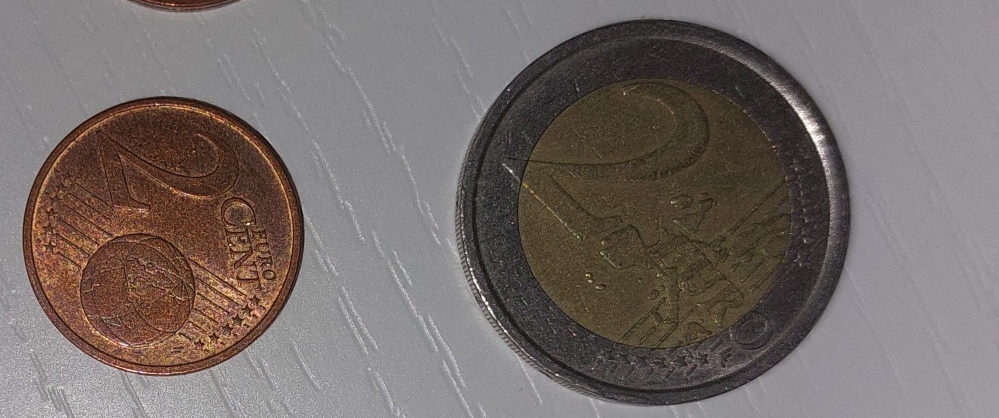
#> input picture content/monedas_5.jpg, 1998 x 835 px (shown at 1/2 size); the run also reads 1 picture not shown here
$ jupyter execute --allow-errors Tareas.ipynb
#> lines starting #> are read from the running program, lines starting #| are printed output that depends on the picture; after the words box and inside, x2 and y2 are one past the last pixel; in counts of white or black regions, pixels touching at a corner belong together
[cell 1]
import cv2
import numpy as np
import matplotlib.pyplot as plt
import csv
import pandas as pd
import seaborn as sns
from sklearn.metrics import (
    confusion_matrix,
    accuracy_score,
    precision_score,
    recall_score,
    f1_score
)

### Tarea 1
Los ejemplos ilustrativos anteriores permiten saber el número de monedas presentes en la imagen. ¿Cómo saber la cantidad de dinero presente en ella? Sugerimos identificar de forma interactiva (por ejemplo haciendo clic en la imagen) una moneda de un valor determinado en la imagen (por ejemplo de 1€). Tras obtener esa información y las dimensiones en milímetros de las distintas monedas, realiza una propuesta para estimar la cantidad de dinero en la imagen. Muestra la cuenta de monedas y dinero sobre la imagen. No hay restricciones sobre utilizar medidas geométricas o de color.

[cell 2]
# Leer la imagen de las monedas
img = cv2.imread('./content/monedas_5.jpg')
#> img is the input picture: shape (835, 1998, 3); mean B, G, R 105, 108.4, 117.7

# Convierte la imagen a todos de gris, mostrando el resultado
img_gris = cv2.cvtColor(img, cv2.COLOR_BGR2GRAY)

# Umbralizado binario invertido
blur = cv2.GaussianBlur(img_gris,(5,5),0)
ret, img_th1 = cv2.threshold(blur, 0, 255, cv2.THRESH_BINARY_INV + cv2.THRESH_OTSU)
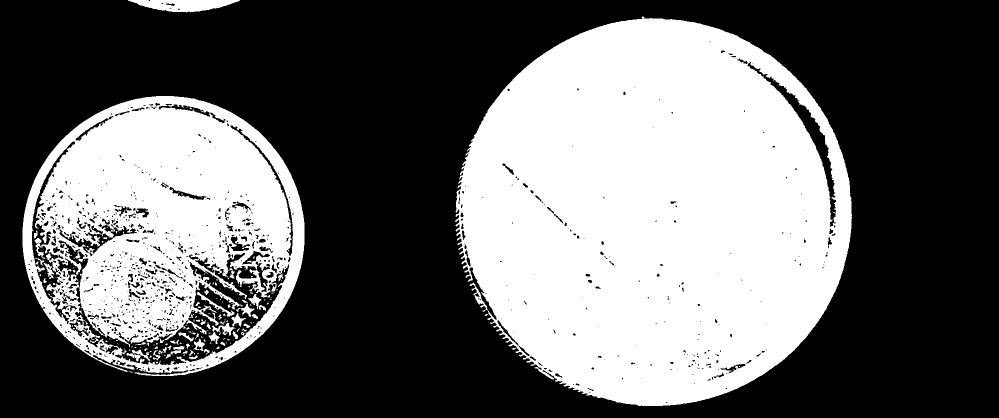
#> img_th1: shape (835, 1998) (shown at 1/2 size); 40.3% white; 181 white regions (127 under 20 px)
#> ret = 102

# Buscamos los contornos
contours, hierarchy = cv2.findContours(img_th1,
    cv2.RETR_EXTERNAL ,
    cv2.CHAIN_APPROX_SIMPLE)
#> contours = 7 contours, 4 with area under 20; largest, box (x1, y1, x2, y2) and area: (910, 33, 1704, 812) 476616, (45, 192, 609, 752) 246090, (256, 0, 480, 25) 3458

# Guardamos las coordenadas del centro y el radio de cada círculo
circles = []

for cnt in contours:
    epsilon = 0.1 * cv2.arcLength(cnt, True)
    approx = cv2.approxPolyDP(cnt, epsilon, True)
    (x,y), radius = cv2.minEnclosingCircle(approx)
    center = (int(x),int(y))
    radius = int(radius)
    if radius*2 < img.shape[0] and radius*2 < img.shape[1]:
        circles.append([center, radius])
#> this loop made 7 passes
#> (epsilon, approx, x, y, radius, center) on passes 1, 3, 5, 6, 7: (1.68, [[257, 743], [265, 744]], 261, 743.5, 4, (261, 743)), (1.77, [[1023, 697], [1031, 696]], 1027, 696.5, 4, (1027, 696)), (236.8, [[312, 192], [45, 494], [346, 751], [608, 444]], 326.5, 469.1, 282, (326, 469)), (379.7, [[1284, 33], [911, 461], [1325, 811], [1702, 397]], 1306.5, 429, 396, (1306, 429)), (47.34, [[256, 0], [479, 0]], 367.5, 0, 111, (367, 0))
#> after the loop, circles = [[(261, 743), 4], [(276, 740), 0], [(1027, 696), 4], [(946, 273), 0], [(326, 469), 282], [(1306, 429), 396], [(367, 0), 111]]

valores = [
    [25.75, 2.00],
    [23.25, 1.00],
    [24.25, 0.50,],
    [22.25, 0.20,],
    [19.75, 0.10,],
    [21.25, 0.05,],
    [18.75, 0.02,],
    [16.25, 0.01]
]

selected = False

# Función para detectar clics en la imagen
# [38 lines left out: function click, not called in this run]

cv2.namedWindow("Testing", cv2.WINDOW_NORMAL)

ratio = 1
if img.shape[0] > 900:
    ratio = img.shape[0] / 900
elif img.shape[1] > 1800:
    ratio = img.shape[1] / 1800
new_h = int(img.shape[0]//ratio)
new_w = int(img.shape[1]//ratio)
cv2.resizeWindow("Testing", new_w, new_h)
cv2.setMouseCallback("Testing", click)
cv2.imshow("Testing", img)
cv2.waitKey(0)
cv2.destroyAllWindows()

### Tarea 2
La tarea consiste en extraer características (geométricas y/o visuales) de las tres imágenes completas de partida, y *aprender* patrones que permitan identificar las partículas en nuevas imágenes. Para ello se proporciona como imagen de test *MPs_test.jpg* y sus correpondientes anotaciones *MPs_test_bbs.csv* con la que deben obtener las métricas para su propuesta de clasificación de microplásticos, además de la matriz de confusión. La matriz de confusión permitirá mostrar para cada clase el número de muestras que se clasifican correctamente de dicha clase, y el número de muestras que se clasifican incorrectamente como perteneciente a una de las otras dos clases.

Usamos las muestras de entrenamiento para identificar las características de cada grupo

El código a continuación marca las diferencias entre las diversas figuras que se vean en la imagen y las clasifica según el grupo al que pertenezcan. Muestra las imágenes por pantalla, comparando los elementos, el antes y después de revisarlos. Por último, se crea la matriz de confusión para ver cuantos aciertos y fallos hay.

[cell 3]
def show(img1, img2, img3, is_gray):
    fig, (ax1, ax2, ax3)= plt.subplots(1, 3, figsize=(15, 4))
    ax1.set_axis_off()
    ax1.set_title('Fragmentos')
    if is_gray:
        ax1.imshow(img1, cmap='gray')
    else:
        ax1.imshow(img1)

    ax2.set_axis_off()
    ax2.set_title('Pellet')
    if is_gray:
        ax2.imshow(img2, cmap='gray')
    else:
        ax2.imshow(img2)

    ax3.set_axis_off()
    ax3.set_title('Alquitrán')
    if is_gray:
        ax3.imshow(img3, cmap='gray')
    else:
        ax3.imshow(img3)

def process_image(img_path, min_area, min_perim):
#> called with img_path = './content/FRA.png', min_area = 410, min_perim = 250
    img = cv2.imread(img_path, cv2.IMREAD_GRAYSCALE)
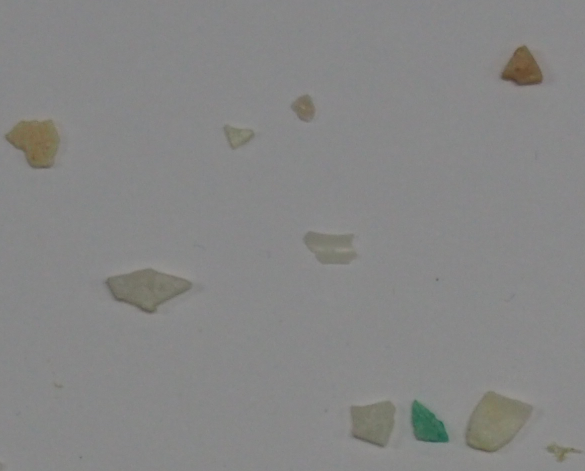
#> input picture content/FRA.png, 1170 x 942 px (shown at 1/2 size)
#> img: shape (942, 1170)
    img_blurred = cv2.GaussianBlur(img,(5,5),0)
    img_th = cv2.adaptiveThreshold(img_blurred, 255, cv2.ADAPTIVE_THRESH_MEAN_C, cv2.THRESH_BINARY, 11, 2)
#> img_th: shape (942, 1170); 96.8% white; 4597 black regions (4503 under 20 px), largest, box (x1, y1, x2, y2) and area: (209, 537, 385, 628) 2333, (822, 799, 898, 885) 1708, (1001, 90, 1086, 172) 1531
    res, img_th2 = cv2.threshold(255 - img_th,120,255,cv2.THRESH_BINARY)
#> img_th2: shape (942, 1170); 3.2% white; 4597 white regions (4503 under 20 px)
    cnt, hierarchy = cv2.findContours(img_th2, cv2.RETR_EXTERNAL, cv2.CHAIN_APPROX_SIMPLE)
#> cnt = 4522 contours, 4477 with area under 20; largest, box (x1, y1, x2, y2) and area: (209, 537, 385, 628) 9100, (1001, 90, 1086, 172) 4191, (822, 799, 898, 885) 3934, (10, 239, 109, 338) 1043, (700, 801, 791, 892) 872
    img_cnt = np.zeros(img.shape, dtype=np.uint8)
    cv2.drawContours(img_cnt, cnt, -1, (255,255,255), -1)
#> img_cnt: shape (942, 1170); 4.2% white; 4522 white regions (4440 under 20 px)
    img_color = cv2.imread(img_path)
#> img_color is the input picture: shape (942, 1170, 3); mean B, G, R 133.5, 134.2, 134.1

    # Area
    areas = [cv2.contourArea(c) for c in cnt if cv2.contourArea(c) > min_area]
#> areas = [443.5, 755.5, 871.5, 3933.5, 9100.5, 499.5, 680, 1043, 498.5, 4191]
    areas_aux = [[cv2.contourArea(c), c] for c in cnt if cv2.contourArea(c) > min_area]
#> areas_aux = 10 items

    # Perim
    perims = [cv2.arcLength(c, True) for c in cnt if cv2.arcLength(c, True) > min_perim]
#> perims = [400, 552.6, 283.4, 302, 464, 329, 363.5, 602, 394.2, 281.4]

    # Compactness
    compact = [(p**2)/a for p, a in zip(perims, areas)]
#> compact = [360.8, 404.2, 92.14, 23.19, 23.66, 216.7, 194.3, 347.4, 311.7, 18.9]

    # Area to container ratio
    a2c_ratio = []
    selected_cnt = []
    for (area, c) in areas_aux:
        epsilon = 0.1*cv2.arcLength(c, True)
        approx = cv2.approxPolyDP(c, epsilon, True)
        x, y, w, h = cv2.boundingRect(approx)
        container_area = w*h
        a2c_ratio.append(area/container_area)
        # Guardamos los contornos seleccionados en un array aparte
        selected_cnt.append(c)
#> this loop made 10 passes
#> (area, epsilon, approx, x, y, w, h, container_area) on passes 1 to 5: (443.5, 20.64, [[1112, 921], [1167, 905], [1113, 892]], 1112, 892, 56, 30, 1680), (755.5, 40, [[1049, 840], [933, 890]], 933, 840, 117, 51, 5967), (871.5, 55.26, [[703, 811], [785, 813], [773, 890], [782, 805]], 703, 805, 83, 86, 7138), (3933.5, 28.34, [[829, 799], [832, 878], [896, 884]], 829, 799, 68, 86, 5848), (9100.5, 46.4, [[209, 565], [300, 627], [384, 568]], 209, 565, 176, 63, 11088)
#> after the loop, a2c_ratio = [0.264, 0.127, 0.122, 0.673, 0.821, 0.784, 0.24, 0.113, 0.959, 0.68]; selected_cnt = 10 contours; largest, box (x1, y1, x2, y2) and area: (209, 537, 385, 628) 9100, (1001, 90, 1086, 172) 4191, (822, 799, 898, 885) 3934, (10, 239, 109, 338) 1043, (700, 801, 791, 892) 872

    # Width to height ratio
    w2h_ratio = []
    for (area, c) in areas_aux:
        epsilon = 0.1*cv2.arcLength(c, True)
        approx = cv2.approxPolyDP(c, epsilon, True)
        x, y, w, h = cv2.boundingRect(approx)
        if h > 0:
            w2h_ratio.append(w/h)
#> this loop made 10 passes
#> (area, epsilon, approx, x, y, w, h) on passes 1 to 5: (443.5, 20.64, [[1112, 921], [1167, 905], [1113, 892]], 1112, 892, 56, 30), (755.5, 40, [[1049, 840], [933, 890]], 933, 840, 117, 51), (871.5, 55.26, [[703, 811], [785, 813], [773, 890], [782, 805]], 703, 805, 83, 86), (3933.5, 28.34, [[829, 799], [832, 878], [896, 884]], 829, 799, 68, 86), (9100.5, 46.4, [[209, 565], [300, 627], [384, 568]], 209, 565, 176, 63)
#> after the loop, w2h_ratio = [1.87, 2.29, 0.965, 0.791, 2.79, 13, 1.4, 0.959, 0.192, 0.987]

    # Axis ratio
    axis_ratio = []
    for (area, c) in areas_aux:
        ellipse = cv2.fitEllipse(c)
        (center, axes, angle) = ellipse
        axis_ratio.append(min(axes)/max(axes))
#> this loop made 10 passes
#> (area, center, axes, angle) on passes 1 to 8: (443.5, (1137.5, 910.8), (28.23, 76.42), 97.54), (755.5, (994.8, 835.8), (95.6, 154.8), 41.99), (871.5, (746.2, 844.4), (84.47, 89.06), 29.01), (3933.5, (854.3, 852.7), (56.09, 109.4), 143.6), (9100.5, (293, 577.8), (80.11, 156.9), 90.54), (499.5, (707.1, 510.5), (57.88, 206.1), 108.6), (680, (474.2, 271.5), (44.64, 56.09), 96.28), (1043, (81.51, 285.9), (86.71, 124.1), 107.9)
#> after the loop, axis_ratio = [0.369, 0.618, 0.948, 0.513, 0.51, 0.281, 0.796, 0.699, 0.807, 0.934]

    # Dibujamos los contornos que hemos seleccionado

    img_selected_cnt = img_color.copy()
    cv2.drawContours(img_selected_cnt, selected_cnt, -1, (0, 255, 0), -1)
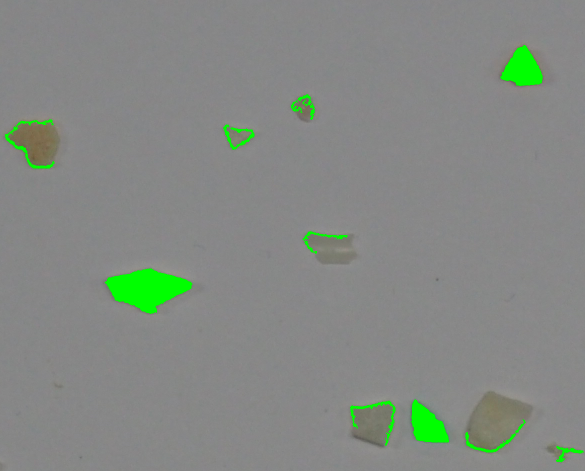
#> img_selected_cnt: shape (942, 1170, 3) (shown at 1/2 size); 2.15% of pixels changed, all inside (x1, y1, x2, y2) = (10, 90, 1168, 925)

    return cnt, img_cnt, img_color, areas, perims, compact, a2c_ratio, w2h_ratio, axis_ratio, img_selected_cnt

cnt1, img_cnt1, img1, area1, perim1, compact1, a2c_ratio1, w2h_ratio1, axis_ratio1, img1_1 = process_image('./content/FRA.png', 410, 250)
#> cnt1 has the same summary as cnt in process_image; area1 has the same summary as areas in process_image; perim1 has the same summary as perims in process_image; compact1 has the same summary as compact in process_image; a2c_ratio1 has the same summary as a2c_ratio in process_image; w2h_ratio1 has the same summary as w2h_ratio in process_image; axis_ratio1 has the same summary as axis_ratio in process_image
cnt2, img_cnt2, img2, area2, perim2, compact2, a2c_ratio2, w2h_ratio2, axis_ratio2, img2_1 = process_image('./content/PEL.png', 410, 195)
#> call 2 of process_image, with img_path = './content/PEL.png', min_area = 410, min_perim = 195
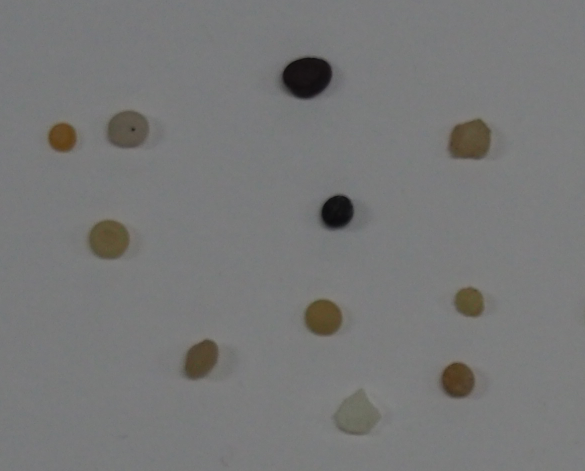
#> input picture content/PEL.png, 1170 x 942 px (shown at 1/2 size)
#> in process_image (call 2), `cnt, hierarchy = cv2.findContours(img_th2, cv2.RETR_EXTERNAL, cv2.CHAI..`: cnt = 4005 contours, 3983 with area under 20; largest, box (x1, y1, x2, y2) and area: (565, 115, 664, 198) 6086, (178, 440, 259, 519) 4850, (609, 599, 684, 672) 4130, (370, 679, 437, 760) 3750, (883, 725, 949, 796) 3537
#> in process_image (call 2), `cv2.drawContours(img_cnt, cnt, -1, (255,255,255), -1)`:
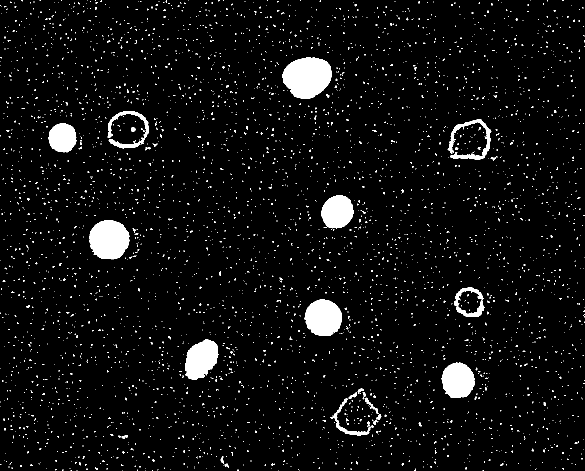
#> img_cnt: shape (942, 1170) (shown at 1/2 size); 4.7% white; 4005 white regions (3964 under 20 px)
#> in process_image, img_color is the input picture: shape (942, 1170, 3); mean B, G, R 119.2, 119.7, 119.4
#> in process_image (call 2), `areas = [cv2.contourArea(c) for c in cnt if cv2.contourArea(c) > min_a..`: areas = [640.5, 3537, 3750, 4129.5, 1006.5, 4849.5, 3214, 2479, 1464.5, 1256.5, 6085.5]
#> in process_image (call 2), `areas_aux = [[cv2.contourArea(c), c] for c in cnt if cv2.contourArea(c..`: areas_aux = 11 items
#> in process_image (call 2), `perims = [cv2.arcLength(c, True) for c in cnt if cv2.arcLength(c, True..`: perims = [369.7, 243.3, 270.9, 259.9, 426.4, 291.3, 217.8, 639.9, 573.4, 303.3]
#> in process_image (call 2), `compact = [(p**2)/a for p, a in zip(perims, areas)]`: compact = [213.4, 16.73, 19.58, 16.35, 180.6, 17.5, 14.76, 165.2, 224.5, 73.22]
#> the loop in process_image (call 2), `for (area, c) in areas_aux:` made 11 passes
#> (area, epsilon, approx, x, y, w, h, container_area) on passes 1 to 5: (640.5, 36.97, [[688, 799], [672, 853], [736, 867], [676, 850]], 672, 799, 65, 69, 4485), (3537, 24.33, [[924, 726], [884, 751], [904, 795], [948, 770]], 884, 726, 65, 70, 4550), (3750, 27.09, [[426, 682], [376, 701], [378, 757], [433, 725]], 376, 682, 58, 76, 4408), (4129.5, 25.99, [[630, 602], [614, 654], [661, 670], [682, 625]], 614, 602, 69, 69, 4761), (1006.5, 42.64, [[922, 578], [960, 630]], 922, 578, 39, 53, 2067)
#> after the loop in process_image (call 2), `for (area, c) in areas_aux:`: a2c_ratio = [0.143, 0.777, 0.851, 0.867, 0.487, 0.91, 0.941, 0.87, 0.313, 0.38, 0.92]; selected_cnt = 11 contours; largest, box (x1, y1, x2, y2) and area: (565, 115, 664, 198) 6086, (178, 440, 259, 519) 4850, (609, 599, 684, 672) 4130, (370, 679, 437, 760) 3750, (883, 725, 949, 796) 3537
#> the loop in process_image (call 2), `for (area, c) in areas_aux:` made 11 passes
#> (area, epsilon, approx, x, y, w, h) on passes 1 to 5: (640.5, 36.97, [[688, 799], [672, 853], [736, 867], [676, 850]], 672, 799, 65, 69), (3537, 24.33, [[924, 726], [884, 751], [904, 795], [948, 770]], 884, 726, 65, 70), (3750, 27.09, [[426, 682], [376, 701], [378, 757], [433, 725]], 376, 682, 58, 76), (4129.5, 25.99, [[630, 602], [614, 654], [661, 670], [682, 625]], 614, 602, 69, 69), (1006.5, 42.64, [[922, 578], [960, 630]], 922, 578, 39, 53)
#> after the loop in process_image (call 2), `for (area, c) in areas_aux:`: w2h_ratio = [0.942, 0.929, 0.763, 1, 0.736, 1, 0.918, 0.877, 0.769, 1.02, 1.14]
#> the loop in process_image (call 2), `for (area, c) in areas_aux:` made 11 passes
#> (area, center, axes, angle) on passes 1 to 8: (640.5, (713.4, 831.4), (71.48, 87), 76.94), (3537, (915.6, 760.5), (64.36, 70.47), 173.8), (3750, (401.8, 718.1), (56.32, 85.45), 33.74), (4129.5, (646.4, 635.2), (71.59, 73.65), 120), (1006.5, (938.7, 604.4), (52.59, 56.24), 136.6), (4849.5, (217.8, 479.2), (78.59, 79.23), 74.21), (3214, (674.6, 423.4), (60.48, 68.05), 36.82), (2479, (124.7, 275.2), (54.99, 57.9), 0.957)
#> after the loop in process_image (call 2), `for (area, c) in areas_aux:`: axis_ratio = [0.822, 0.913, 0.659, 0.972, 0.935, 0.992, 0.889, 0.95, 0.864, 0.875, 0.822]
#> in process_image (call 2), `cv2.drawContours(img_selected_cnt, selected_cnt, -1, (0, 255, 0), -1)`:
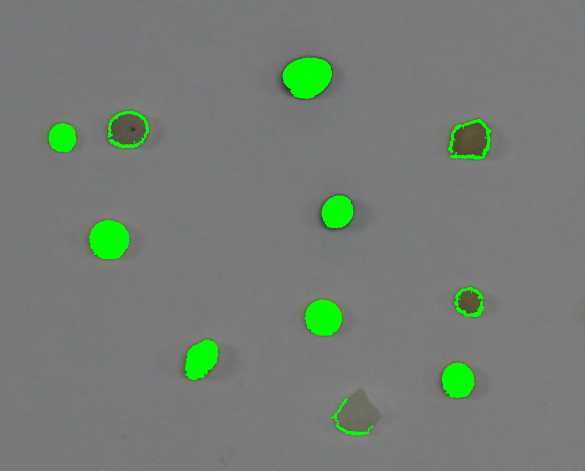
#> img_selected_cnt: shape (942, 1170, 3) (shown at 1/2 size); 3.09% of pixels changed, all inside (x1, y1, x2, y2) = (97, 115, 983, 871)
#> cnt2 has the same summary as cnt in process_image; area2 has the same summary as areas in process_image; perim2 has the same summary as perims in process_image; compact2 has the same summary as compact in process_image; a2c_ratio2 has the same summary as a2c_ratio in process_image; w2h_ratio2 has the same summary as w2h_ratio in process_image; axis_ratio2 has the same summary as axis_ratio in process_image
cnt3, img_cnt3, img3, area3, perim3, compact3, a2c_ratio3, w2h_ratio3, axis_ratio3, img3_1 = process_image('./content/TAR.png', 410, 150)
#> call 3 of process_image, with img_path = './content/TAR.png', min_area = 410, min_perim = 150
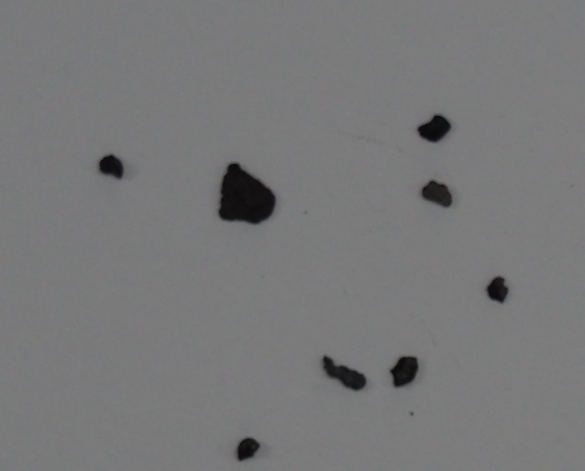
#> input picture content/TAR.png, 1170 x 942 px (shown at 1/2 size)
#> in process_image (call 3), `img_th = cv2.adaptiveThreshold(img_blurred, 255, cv2.ADAPTIVE_THRESH_M..`:
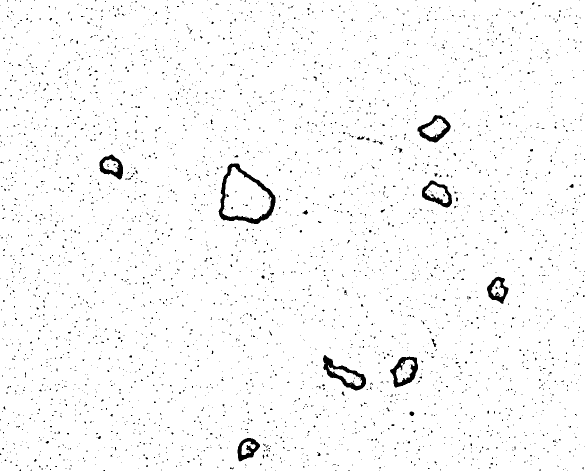
#> img_th: shape (942, 1170) (shown at 1/2 size); 97.5% white; 3751 black regions (3714 under 20 px), largest, box (x1, y1, x2, y2) and area: (437, 327, 551, 448) 2852, (646, 710, 732, 781) 1783, (780, 713, 836, 775) 1413
#> in process_image (call 3), `res, img_th2 = cv2.threshold(255 - img_th,120,255,cv2.THRESH_BINARY)`:
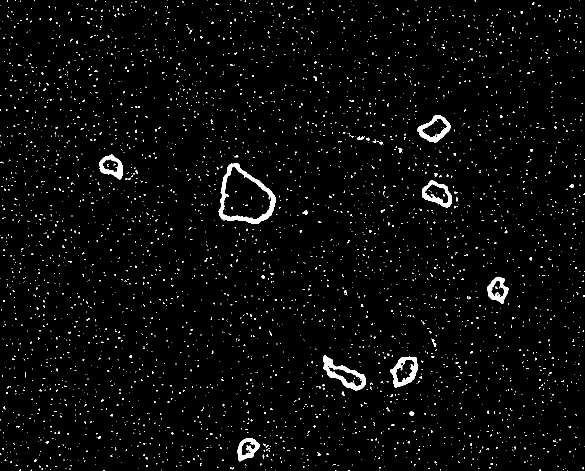
#> img_th2: shape (942, 1170) (shown at 1/2 size); 2.5% white; 3751 white regions (3714 under 20 px)
#> in process_image (call 3), `cnt, hierarchy = cv2.findContours(img_th2, cv2.RETR_EXTERNAL, cv2.CHAI..`: cnt = 3717 contours, 3702 with area under 20; largest, box (x1, y1, x2, y2) and area: (437, 327, 551, 448) 9293, (646, 710, 732, 781) 2602, (780, 713, 836, 775) 2282, (835, 230, 902, 285) 2173, (844, 361, 904, 415) 2029
#> in process_image (call 3), `cv2.drawContours(img_cnt, cnt, -1, (255,255,255), -1)`:
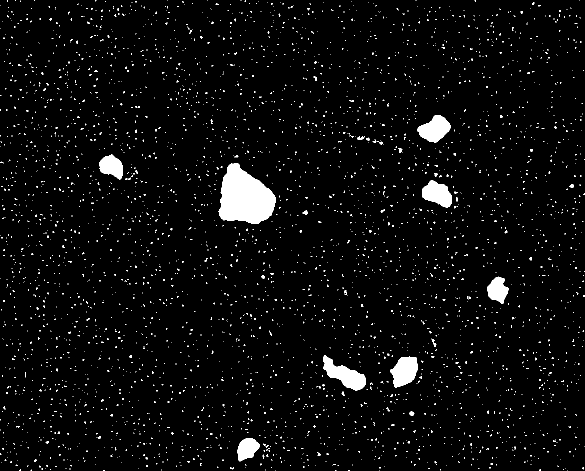
#> img_cnt: shape (942, 1170) (shown at 1/2 size); 3.6% white; 3717 white regions (3681 under 20 px)
#> in process_image, img_color is the input picture: shape (942, 1170, 3); mean B, G, R 120.5, 119.9, 119.7
#> in process_image (call 3), `areas = [cv2.contourArea(c) for c in cnt if cv2.contourArea(c) > min_a..`: areas = [1350, 2282.5, 2601.5, 1434.5, 2029, 9293, 1518.5, 2173]
#> (the rest of the program and of its run is left out)
